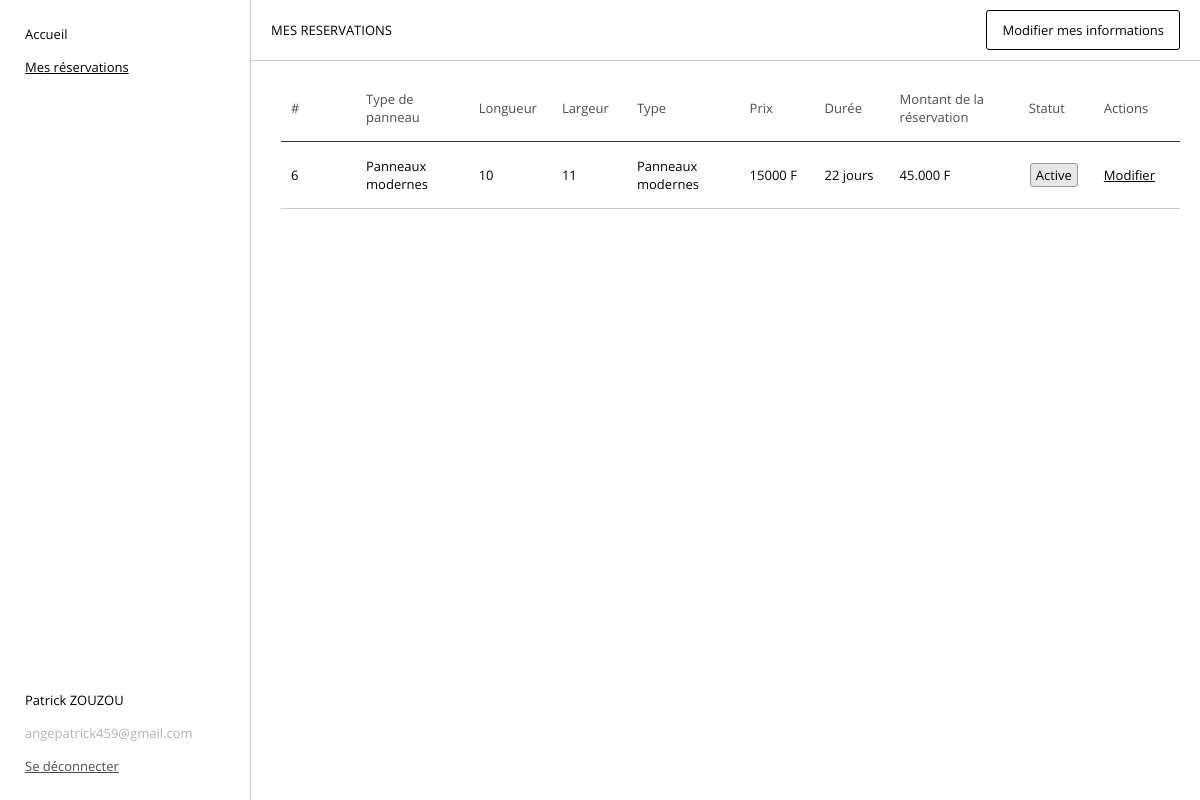
The app's page /views/client/mes-reservations.php (signed in), older data.
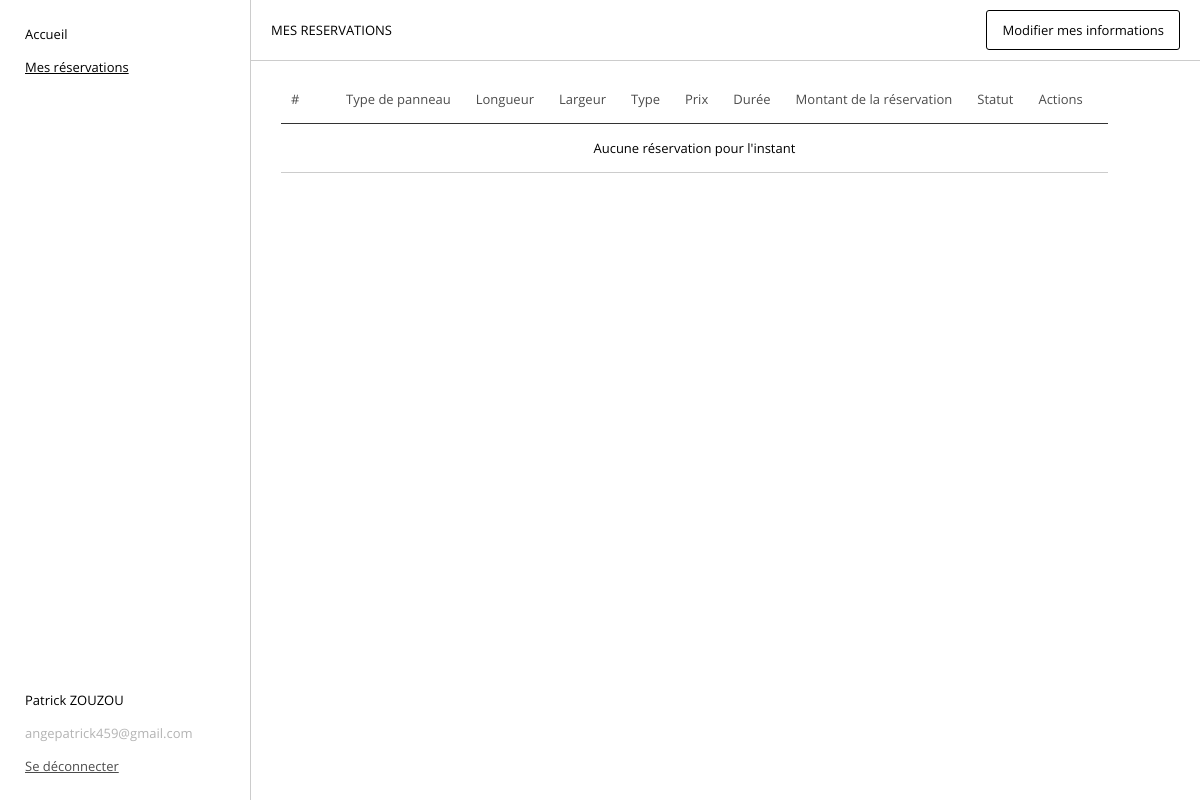
The same page, newer data.
### tables this page shows
CREATE TABLE IF NOT EXISTS `panneau` (
  `id` int NOT NULL AUTO_INCREMENT,
  `emplacement` varchar(100) NOT NULL,
  `longueur` float NOT NULL,
  `largeur` float NOT NULL,
  `type` varchar(25) NOT NULL,
  `etat` varchar(25) NOT NULL,
  `prix` int NOT NULL,
  `description` text NOT NULL,
  `reservation_id` int NOT NULL,
  PRIMARY KEY (`id`),
  KEY `reservation_id` (`reservation_id`)
);

CREATE TABLE IF NOT EXISTS `reservation` (
  `id` int NOT NULL AUTO_INCREMENT,
  `date_deb` date NOT NULL,
  `date_fin` date NOT NULL,
  `statut` varchar(25) NOT NULL,
  `montant` int NOT NULL,
  `client_id` int NOT NULL,
  PRIMARY KEY (`id`),
  KEY `client_id` (`client_id`)
);

### views/reservation/reservationList.php (the view, shortened to what this page needs)
<?php
require_once "../../app/connect.php";
$id = $_SESSION['id'];
$query = "
    select reservation.id as reserv_id, reservation.date_deb, reservation.date_fin, reservation.statut, reservation.montant, panneau.*
    from reservation
    inner join panneau on reservation.id = panneau.reservation_id
    where client_id = '$id'
";
$result = $cnx->query($query);
$rows = $result->fetch_all(MYSQLI_ASSOC);
?>
<div style="width: 100%; overflow-x: scroll; padding: 0 5px">
    <table style="border-collapse: collapse;">
        <thead>
            <th style="min-width: 30px; padding: 4px 25px 15px 10px; text-align: start">#</th>
            <th style="min-width: fit-content; padding: 4px 25px 15px 0; text-align: start">Type de panneau</th>
            <th style="min-width: fit-content; padding: 4px 25px 15px 0; text-align: start">Longueur</th>
            <th style="min-width: fit-content; padding: 4px 25px 15px 0; text-align: start">Largeur</th>
            <th style="min-width: fit-content; padding: 4px 25px 15px 0; text-align: start">Type</th>
            <th style="min-width: fit-content; padding: 4px 25px 15px 0; text-align: start">Prix</th>
            <th style="min-width: fit-content; padding: 4px 25px 15px 0; text-align: start">Durée</th>
            <th style="min-width: fit-content; padding: 4px 25px 15px 0; text-align: start">Montant de la réservation</th>
            <th style="min-width: fit-content; padding: 4px 25px 15px 0; text-align: start">Statut</th>
            <th style="min-width: fit-content; padding: 4px 25px 15px 0; text-align: start">Actions</th>
        </thead>
        <tbody>
        <?php if (count($rows) == 0): ?>
            <tr>
                <td colspan="10" style="text-align: center; padding: 15px">Aucune réservation pour l'instant</td>
            </tr>
        <?php else: ?>
            <?php foreach ($rows as $row): ?>
                <tr>
                    <td style="padding: 15px 25px 15px 10px; text-align: start"><?= $row['reserv_id'] ?></td>
                    <td style="padding: 15px 25px 15px 0; text-align: start"><?= $row['type'] ?></td>
                    <td style="padding: 15px 25px 15px 0; text-align: start"><?= $row['longueur'] ?></td>
                    <td style="padding: 15px 25px 15px 0; text-align: start"><?= $row['largeur'] ?></td>
                    <td style="padding: 15px 25px 15px 0; text-align: start"><?= $row['type'] ?></td>
                    <td style="padding: 15px 25px 15px 0; text-align: start"><?= $row['prix'] ?> F</td>
                    <td style="padding: 15px 25px 15px 0; text-align: start"><?= round((strtotime($row['date_fin']) - strtotime($row['date_deb'])) / (60 * 60 * 24)) ?> jours</td>
                    <td style="padding: 15px 25px 15px 0; text-align: start"><?= number_format($row['montant'], 0, ',', '.') ?> F</td>
                    <td style="padding: 15px 25px 15px 0; text-align: center">
                    <span class="status <?= (strtolower($row['statut']) == 'active' ? 'active' : (strtolower($row['statut']) == 'suspendue')) ? 'suspended' : 'inactive' ?>">
                        <?= $row['statut'] ?>
                    </span>
                    </td>
                    <td style="padding: 15px 25px 15px 0; text-align: start">
                        <a href="../reservation/update.php?id=<?= $row['reserv_id'] ?>">Modifier</a>
                    </td>
                </tr>
            <?php endforeach; ?>
        <?php endif; ?>
        </tbody>
    </table>
</div>

Row changes from the older to the newer data that the page shows:
no longer on this page (row edited): panneau: reservation "6", type "Panneaux modernes", longueur "10", largeur "11", prix "15000", reservation.date_deb "22", reservation.montant "45.000", reservation.statut "Active"
Text that changed along with them:
text now shown: "Aucune réservation pour l'instant"
